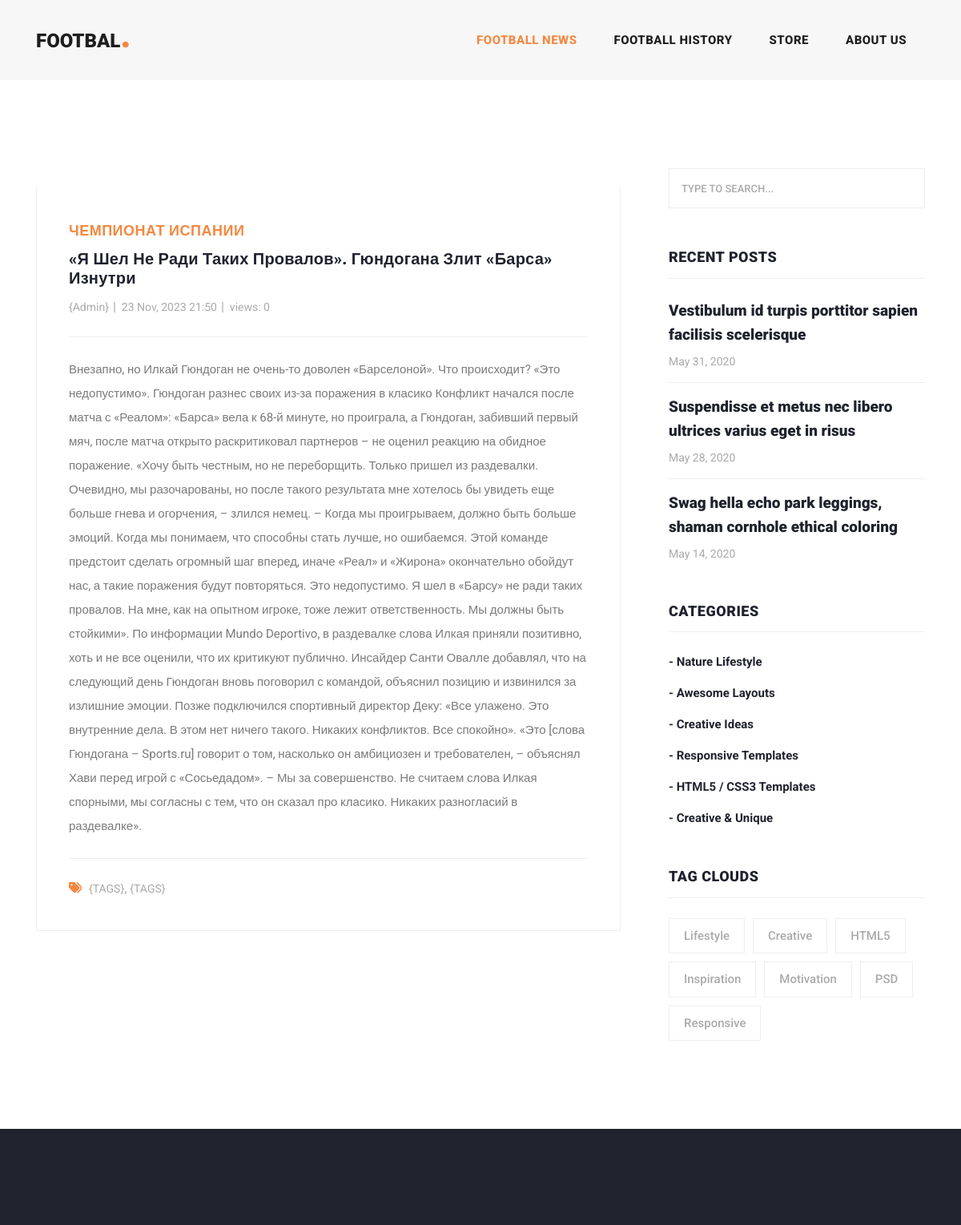
Page /news/ya-shel-ne-radi-takih-provalov-gyundogana-zlit-barsa-iznutri/ on the committed database.
### news/models.py (models this page shows, shortened)
class News(models.Model):
    title = models.CharField(max_length=150)
    slug = models.SlugField(max_length=200, verbose_name='url', unique=True)
    content = models.TextField(blank=True)
    created_at = models.DateTimeField(auto_now_add=True)
    photo = models.ImageField(blank=True, upload_to='photos/%Y/%m/%d/')
    views = models.IntegerField(default=0)
    category = models.ForeignKey('Category', on_delete=models.PROTECT, related_name='news', null=True)
    class Meta:
        ordering = ['-created_at']
    def __str__(self):
        return self.title

class Category(models.Model):
    name = models.CharField(max_length=50)
    slug = models.SlugField(max_length=70, unique=True)
    description = models.CharField(max_length=100, blank=True)
    photo = models.ImageField(blank=True, upload_to='category/')
    def __str__(self):
        return self.description

### news/views.py (the view)
# urls.py: path('news/<slug:news_slug>/', SingleNews.as_view(), name='single'),
class SingleNews(DetailView):
    template_name = 'news/single-news.html'
    context_object_name = 'news'
    slug_url_kwarg = 'news_slug'
    def get_context_data(self, **kwargs):
        context = super().get_context_data(**kwargs)
        context['title'] = News.objects.get(slug=self.kwargs[self.slug_url_kwarg])
        return context
    def get_object(self, queryset=None):
        return get_object_or_404(News, slug=self.kwargs[self.slug_url_kwarg])

### news/templates/news/single-news.html (shortened to what this page needs)
{% extends 'news/base.html' %}
{% block content %}
    <body>
{% include 'news/include/header.html' %}
    <div class="heading-page header-text">
    </div>
    <section class="blog-posts grid-system">
        <div class="container">
            <div class="row">
                <div class="col-lg-8">
                    <div class="all-blog-posts">
                        <div class="row">
                            <div class="col-lg-12">
                                <div class="blog-post">
                                    <div class="blog-thumb">
                                    </div>
                                    <div class="down-content">
                                        <span>{{ news.category }}</span>
                                        <h4>{{ news.title }}</h4>
                                        <ul class="post-info">
                                            <li><a href="#">{Admin}</a></li>
                                            <li><a href="#">{{ news.created_at|date:'d M, Y H:i' }}</a></li>
                                            <li><a href="#">views: {{ news.views }}</a></li>
                                        </ul>
                                        <p>{{ news.content }}</p>
                                        <div class="post-options">
                                            <div class="row">
                                                <div class="col-6">
                                                    <ul class="post-tags">
                                                        <li><i class="fa fa-tags"></i></li>
                                                        <li><a href="#">{TAGS}</a>,</li>
                                                        <li><a href="#">{TAGS}</a></li>
                                                    </ul>
                                                </div>
                                            </div>
                                        </div>
                                    </div>
                                </div>
                            </div>
                        </div>
                    </div>
                </div>
                <div class="col-lg-4">
                    <div class="sidebar">
                        <div class="row">
                            <div class="col-lg-12">
                                <div class="sidebar-item search">
                                    <form id="search_form" name="gs" method="GET" action="#">
                                        <input type="text" name="q" class="searchText" placeholder="type to search..."
                                               autocomplete="on">
                                    </form>
                                </div>
                            </div>
                            <div class="col-lg-12">
                                <div class="sidebar-item recent-posts">
                                    <div class="sidebar-heading">
                                        <h2>Recent Posts</h2>
                                    </div>
                                    <div class="content">
                                        <ul>
                                            <li><a href="post-details.html">
                                                <h5>Vestibulum id turpis porttitor sapien facilisis scelerisque</h5>
                                                <span>May 31, 2020</span>
                                            </a></li>
                                            <li><a href="post-details.html">
                                                <h5>Suspendisse et metus nec libero ultrices varius eget in risus</h5>
                                                <span>May 28, 2020</span>
                                            </a></li>
                                            <li><a href="post-details.html">
                                                <h5>Swag hella echo park leggings, shaman cornhole ethical coloring</h5>
                                                <span>May 14, 2020</span>
                                            </a></li>
                                        </ul>
                                    </div>
                                </div>
                            </div>
                            <div class="col-lg-12">
                                <div class="sidebar-item categories">
                                    <div class="sidebar-heading">
                                        <h2>Categories</h2>
                                    </div>
                                    <div class="content">
                                        <ul>
                                            <li><a href="#">- Nature Lifestyle</a></li>
                                            <li><a href="#">- Awesome Layouts</a></li>
                                            <li><a href="#">- Creative Ideas</a></li>
                                            <li><a href="#">- Responsive Templates</a></li>
                                            <li><a href="#">- HTML5 / CSS3 Templates</a></li>
                                            <li><a href="#">- Creative &amp; Unique</a></li>
                                        </ul>
                                    </div>
                                </div>
                            </div>
                            <div class="col-lg-12">
                                <div class="sidebar-item tags">
                                    <div class="sidebar-heading">
                                        <h2>Tag Clouds</h2>
                                    </div>
                                    <div class="content">
                                        <ul>
                                            <li><a href="#">Lifestyle</a></li>
                                            <li><a href="#">Creative</a></li>
                                            <li><a href="#">HTML5</a></li>
                                            <li><a href="#">Inspiration</a></li>
                                            <li><a href="#">Motivation</a></li>
                                            <li><a href="#">PSD</a></li>
                                            <li><a href="#">Responsive</a></li>
                                        </ul>
                                    </div>
                                </div>
                            </div>
                        </div>
                    </div>
                </div>
            </div>
        </div>
    </section>
    </body>
{% endblock %}

### news/templates/news/base.html (shortened to what this page needs)
<!DOCTYPE html>
{% load static %}
<html lang="en">
<head>
    <link href="{% static 'vendor/bootstrap/css/bootstrap.min.css' %}" rel="stylesheet">
    <link rel="stylesheet" href="{% static 'assets/css/fontawesome.css' %}">
    <link rel="stylesheet" href="{% static 'assets/css/templatemo-stand-blog.css' %}">
    <link rel="stylesheet" href="{% static 'assets/css/owl.css' %}">
</head>
<body>
{% include 'news/include/header.html' %}
{% block content %}
{% endblock %}
<footer>
</footer>
</body>
</html>

### news/templates/news/include/header.html (shortened to what this page needs)
<header class="">
    <nav class="navbar navbar-expand-lg">
        <div class="container">
            <a class="navbar-brand" href="{% url 'main-page' %}"><h2>FOOTBAl<em>.</em></h2></a>
            <div class="collapse navbar-collapse" id="navbarResponsive">
                <ul class="navbar-nav ml-auto">
                    <li class="nav-item active">
                        <a class="nav-link" href="{% url 'main-page' %}">football news
                        </a>
                    </li>
                    <li class="nav-item">
                        <a class="nav-link" href="about.html">football history</a>
                    </li>
                    <li class="nav-item">
                        <a class="nav-link" href="blog.html">Store</a>
                    </li>
                    <li class="nav-item">
                        <a class="nav-link" href="contact.html">About us</a>
                    </li>
                </ul>
            </div>
        </div>
    </nav>
</header>

### rows in the picture
News: category "ЧЕМПИОНАТ ИСПАНИИ", title "«Я Шел Не Ради Таких Провалов». Гюндогана Злит «Барса» Изнутри", created_at "23 Nov, 2023 21:50", views "0", content "Внезапно, но Илкай Гюндоган не очень-то доволен «Барселоной». Что происходит? «Это недопустимо». Гюндоган разнес своих из-за поражения в класико Конфликт начался после матча с «Реалом»: «Барса» вела к 68-й минуте, но проиграла, а Гюндоган, забивший первый мяч, после матча открыто раскритиковал партнеров – не оценил реакцию на обидное поражение. «Хочу быть честным, но не переборщить. Только пришел из раздевалки. Очевидно, мы разочарованы, но после такого результата мне хотелось бы увидеть еще больше гнева и огорчения, – злился немец. – Когда мы проигрываем, должно быть больше эмоций. Когда мы понимаем, что способны стать лучше, но ошибаемся. Этой команде предстоит сделать огромный шаг…"
